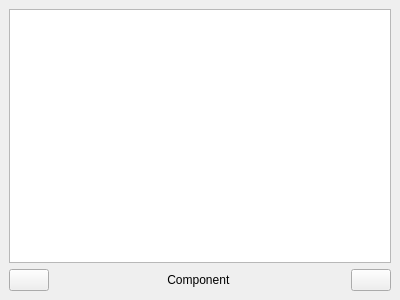
<?xml version="1.0" encoding="UTF-8"?>
<ui version="4.0">
 <class>Parameterization</class>
 <widget class="QDockWidget" name="Parameterization">
  <property name="geometry">
   <rect>
    <x>0</x>
    <y>0</y>
    <width>400</width>
    <height>300</height>
   </rect>
  </property>
  <property name="windowTitle">
   <string>UVMapping</string>
  </property>
  <widget class="QWidget" name="dockWidgetContents">
   <layout class="QVBoxLayout" name="verticalLayout">
    <item>
     <widget class="QGraphicsView" name="graphicsView">
      <property name="mouseTracking">
       <bool>true</bool>
      </property>
      <property name="verticalScrollBarPolicy">
       <enum>Qt::ScrollBarAlwaysOff</enum>
      </property>
      <property name="horizontalScrollBarPolicy">
       <enum>Qt::ScrollBarAlwaysOff</enum>
      </property>
      <property name="interactive">
       <bool>false</bool>
      </property>
      <property name="renderHints">
       <set>QPainter::Antialiasing</set>
      </property>
      <property name="dragMode">
       <enum>QGraphicsView::NoDrag</enum>
      </property>
      <property name="transformationAnchor">
       <enum>QGraphicsView::NoAnchor</enum>
      </property>
     </widget>
    </item>
    <item>
     <layout class="QHBoxLayout" name="horizontalLayout" stretch="0,1,0">
      <item>
       <widget class="QPushButton" name="prevButton">
        <property name="text">
         <string/>
        </property>
        <property name="icon">
         <iconset resource="../../Polyhedron_3.qrc">
          <normaloff>:/cgal/icons/resources/left_arrow.png</normaloff>:/cgal/icons/resources/left_arrow.png</iconset>
        </property>
       </widget>
      </item>
      <item>
       <widget class="QLabel" name="component_numberLabel">
        <property name="text">
         <string>Component </string>
        </property>
        <property name="alignment">
         <set>Qt::AlignCenter</set>
        </property>
       </widget>
      </item>
      <item>
       <widget class="QPushButton" name="nextButton">
        <property name="text">
         <string/>
        </property>
        <property name="icon">
         <iconset resource="../../Polyhedron_3.qrc">
          <normaloff>:/cgal/icons/resources/right_arrow.png</normaloff>:/cgal/icons/resources/right_arrow.png</iconset>
        </property>
       </widget>
      </item>
     </layout>
    </item>
   </layout>
  </widget>
 </widget>
 <resources>
  <include location="../../Polyhedron_3.qrc"/>
 </resources>
 <connections/>
</ui>
